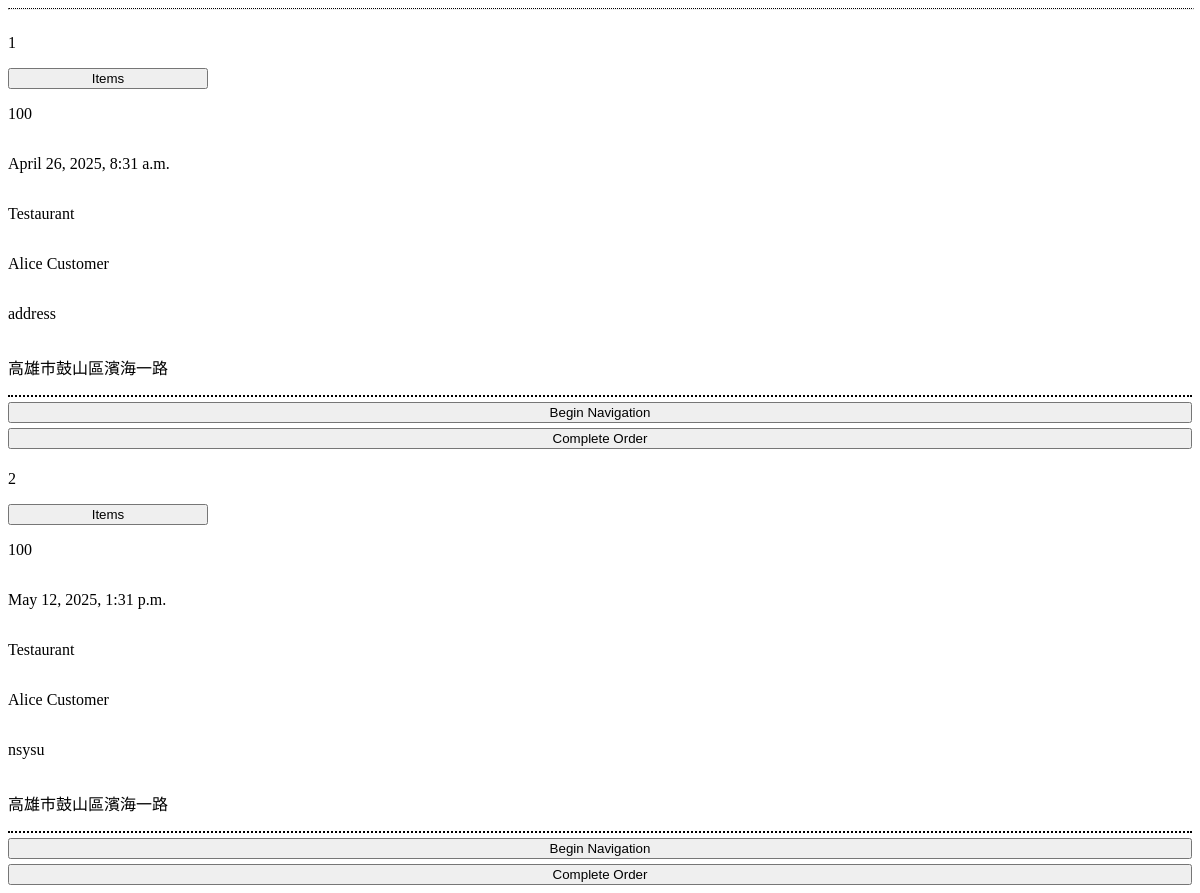
The page /CurrentDelivery/3 on the database its author committed.
### database/models.py (models this page shows)
class Order(models.Model):
    user = models.ForeignKey(User, on_delete=models.CASCADE, related_name='orders')
    restaurant = models.ForeignKey(Restaurant, on_delete=models.CASCADE)
    delivery_person = models.ForeignKey(User, on_delete=models.CASCADE, related_name='deliveries', null=True, blank=True)
    items = models.CharField(max_length=100)  # Could later become ManyToMany if needed
    price = models.IntegerField()
    created_at = models.DateTimeField(auto_now_add=True)
    status = models.CharField(max_length=100, default="Pending")
    destination = models.CharField(max_length=100, default="-")
    time = models.DurationField(default=default_duration)
    location = models.TextField(default="-")
    class Meta:
        db_table = "order"

class Restaurant(models.Model):
    Rid = models.AutoField(primary_key=True)
    name = models.CharField(max_length=100)
    picture = models.ImageField(upload_to='restaurant_pics/', blank=True)
    address = models.CharField(max_length=100, default="-")
    desc = models.TextField(default="-")
    opening_time = models.TimeField(null=True, blank=True)
    closing_time = models.TimeField(null=True, blank=True)
    latitude = models.FloatField(null=True)
    longitude = models.FloatField(null=True)
    status = models.CharField(max_length=20, default="closed")
    class Meta:
        db_table = "restaurant"

class User(models.Model):
    user_id = models.AutoField(primary_key=True)
    name = models.CharField(max_length=100)
    email = models.EmailField(unique=True)
    password = models.CharField(max_length=100)
    created_at = models.DateTimeField(auto_now_add=True)
    class Meta:
        db_table = "user"

### OrderPage/views.py (the view)
# urls.py: path('CurrentDelivery/<int:deliID>', views.ShowCurrentOrder),
def ShowCurrentOrder(request, deliID):
    Current = Order.objects.raw("SELECT * FROM 'order' WHERE delivery_person_id = %s AND status = 'pending' OR status='on route' OR status='Food Done'", [deliID])
    CurrentOrders = []
    for c in Current:
        foods = []
        orderItemsId = c.items.split(",")
        for id in orderItemsId:
            food = list(Item.objects.raw("SELECT * FROM item WHERE id = %s", [id]))[0]
            foods.append({"name":food.name, "price": food.price})
        restaurant = Restaurant.objects.get(Rid=c.restaurant_id)
        restaurant_name = restaurant.name
        restaurant_address = restaurant.address
        customer = Customer.objects.get(user_id = c.user_id)
        if c.status == "on route":
            canStartNav = False
        else:
            canStartNav = True
        details = {
        "id": c.id,
        "items": json.dumps(foods),
        "price": c.price,
        "created": c.created_at,
        "restaurant": restaurant_name,
        "customer": customer.name,
        "destination": c.destination,
        "rest_dest": restaurant_address,
        "cust_id": c.user_id,
        "status": c.status,
        "canStartNav": canStartNav
        }
        CurrentOrders.append(details)
    return render(request, "Details.html", {'detail': CurrentOrders, "deliP": deliID, "CanTake":False, "CanComplete":True})

### template/Details.html (shortened to what this page needs)
<!DOCTYPE html>
<html>
    <head>
        {% load static %}
        <link rel="stylesheet" href="{% static 'style.css' %}">
        {% load static %}
        {% load static %}
    </head>
    <body>
      <hr style="border-top: dotted 1px;" class="line" />
      <div id="detailsPage">
      {% for d in detail%}
      <div class="detailsTab">
      <p>{{d.id}}</p>
      <button class="ShowCurrentOrderItems" data-items = '{{d.items|safe}}'>Items</button>
      <p>{{d.price}}</p>
      <p>{{d.created}}</p>
      <p>{{d.restaurant}}</p>
      <p>{{d.customer}}</p>
      <p>{{d.destination}}</p>
      <p>{{d.rest_dest}}</p>
      </div>
      {% if CanComplete %}
      <button class="BeginNav" data-order="{{ d.id }}" data-customer = "{{d.cust_id}}">Begin Navigation</button>
      <button class="CompleteOrderBtn" data-order-id="{{ d.id }}" data-user = "{{deliP}}" data-customer = "{{d.cust_id}}">Complete Order</button>
      {%endif%}
      {%endfor%}
    </div>
    </body>
</html>

### OrderPage/static/style.css (style rules this page uses)
.line { width: 100%; }
#detailsPage, #VenderArea { display: flex; flex-direction: column; gap: 5px }
.detailsTab, .detailsVendorTab { display: flex; flex-direction:column ; overflow: auto; border-bottom: dotted 2px black; }
.ShowCurrentOrderItems { width: 200px; }

### rows shown on the page
Order: created "April 26, 2025, 8:31 a.m.", destination "address"
Restaurant: restaurant "Testaurant" "Testaurant", rest_dest "高雄市鼓山區濱海一路" "高雄市鼓山區濱海一路"
User: customer "Alice Customer" "Alice Customer"
Order: created "May 12, 2025, 1:31 p.m.", destination "nsysu"

### other values the page prints
{{ d.id }} "1" "2"
{{ d.price }} "100" "100"
